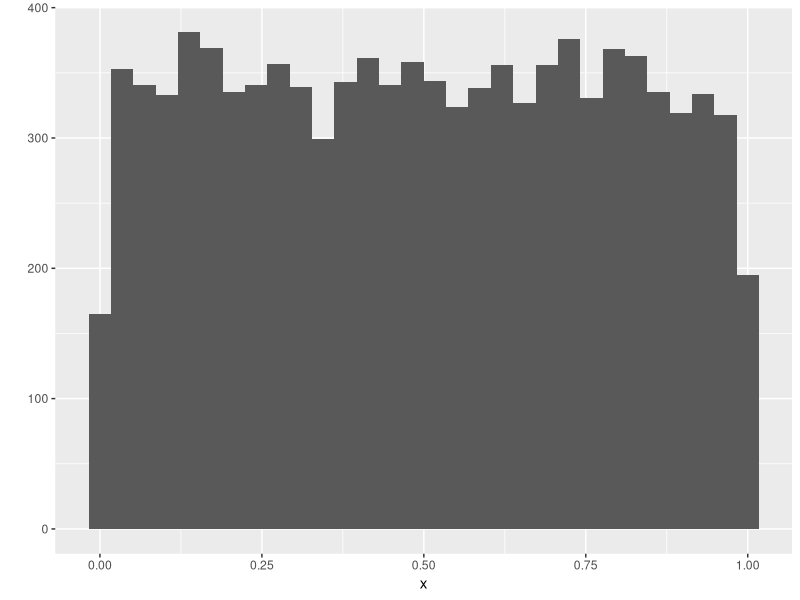

Recreate this plot in R.
## ---- chunk 1
knitr::opts_chunk$set(echo = TRUE)
set.seed(11980)
## ---- chunk 2
library(ggplot2)  # you'll need this package for the R section
## ---- chunk 3
    library(ggplot2)
    x <- replicate(10000, runif(1, 0, 1))
    qplot(x)
## ---- chunk 4
    sum(x < 0.75 & x > 0.5)/10000 # about 0.25
## ---- chunk 5
    x <- rbinom(10000, size = 2, prob = 0.49) # OR
    x <- replicate(10000, rbinom(1, size = 2, prob = 0.49))
    sum(x == 2)/10000 # OR
    mean(x == 2)
## ---- chunk 6
    mean(rbinom(10000, size = 4, prob = 0.49) == 4)
## ---- chunk 7
    have_boy <- x[x == 0 | x == 1]
    mean(have_boy == 1)
